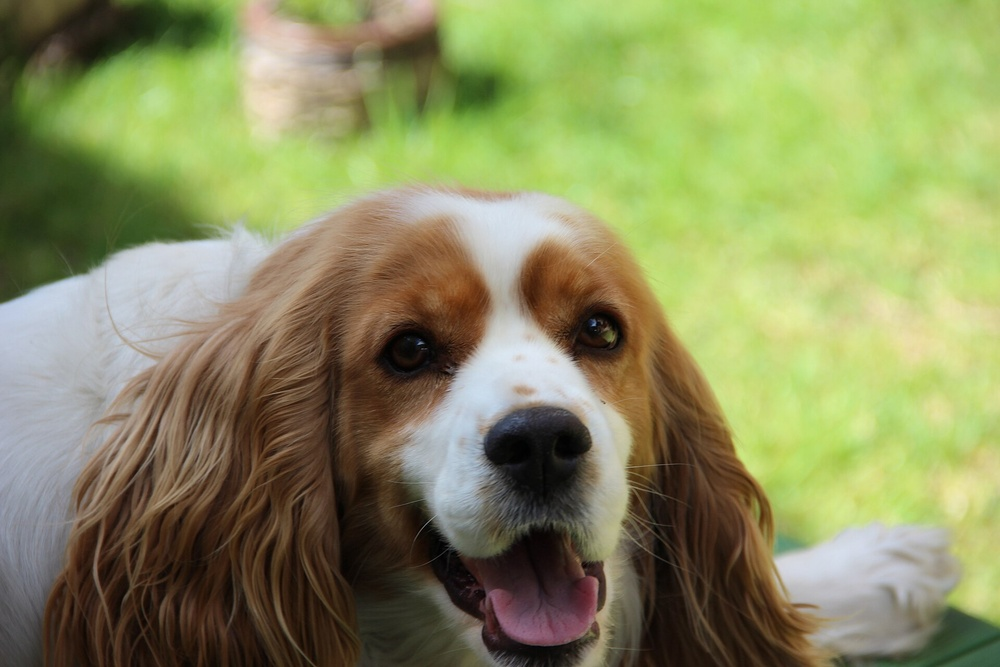
#> input picture perro_coker.jpg, 1000 x 667 px, shrunk from 1920 x 1280 before the run
$ python main.py perro_coker.jpg
#> lines starting #> are read from the running program, lines starting #| are printed output that depends on the picture; after the words box and inside, x2 and y2 are one past the last pixel; in counts of white or black regions, pixels touching at a corner belong together
#> in main, img is the input picture: shape (667, 1000, 3); mean B, G, R 94.5, 141.8, 137.6
### mejora_contraste.py
#Técnica 1: mejora de imagen - Contraste y brillo


import cv2

def ajustar_brillo_contraste(img, alpha=1.4, beta=20):
    """Ajusta el brillo y contraste de una imagen.

    Args:
        img: array NumPy BGR (uint8).
        alpha: ganancia de contraste. Valores > 1 aumentan contraste (default: 1.4).
        beta: sesgo de brillo. Valores positivos aclaran la imagen (default: 20).

    Returns:
        Array NumPy BGR (uint8) con brillo y contraste ajustados.
    """
#> called with alpha = 1.4, beta = 20
    return cv2.convertScaleAbs(img, alpha=alpha, beta=beta)
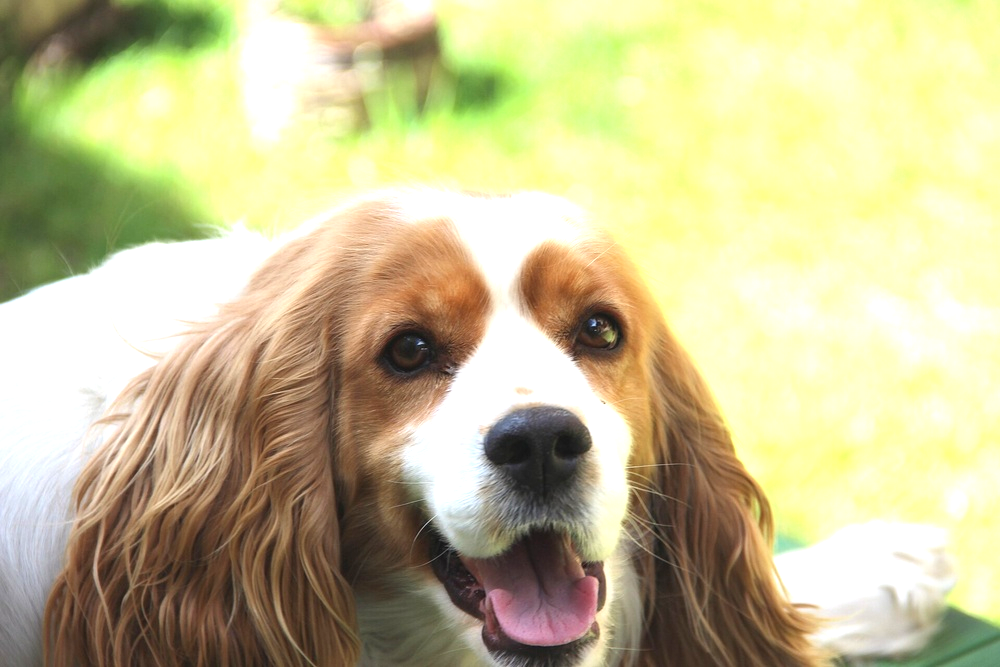
#> returned value: shape (667, 1000, 3); mean of channels 0, 1, 2 147.5, 191, 198.3; drawn as B, G, R

### transformacion_rotacion.py

# Técnica 2: Transformación de imagen - Rotación


import cv2
import numpy as np

def rotar_imagen(img, angulo):
    """Rota una imagen preservando el contenido completo.

    Args:
        img: array NumPy BGR (uint8).
        angulo: ángulo de rotación en grados (sentido antihorario).

    Returns:
        Array NumPy con la imagen rotada, sin recortar esquinas.
    """
#> called with angulo = 30
    h, w = img.shape[:2]
#> h = 667; w = 1000
    cx, cy = w / 2, h / 2
#> cx = 500; cy = 333.5

    M = cv2.getRotationMatrix2D((cx, cy), angulo, scale=1.0)

    # Calcula el bounding box rotado para no perder esquinas
    cos = abs(M[0, 0])
#> cos = 0.866
    sin = abs(M[0, 1])
#> sin = 0.5
    nuevo_w = int(h * sin + w * cos)
#> nuevo_w = 1199
    nuevo_h = int(h * cos + w * sin)
#> nuevo_h = 1077

    # Ajusta la traslación de la matriz para centrar el resultado
    M[0, 2] += (nuevo_w / 2) - cx
    M[1, 2] += (nuevo_h / 2) - cy

    return cv2.warpAffine(img, M, (nuevo_w, nuevo_h))
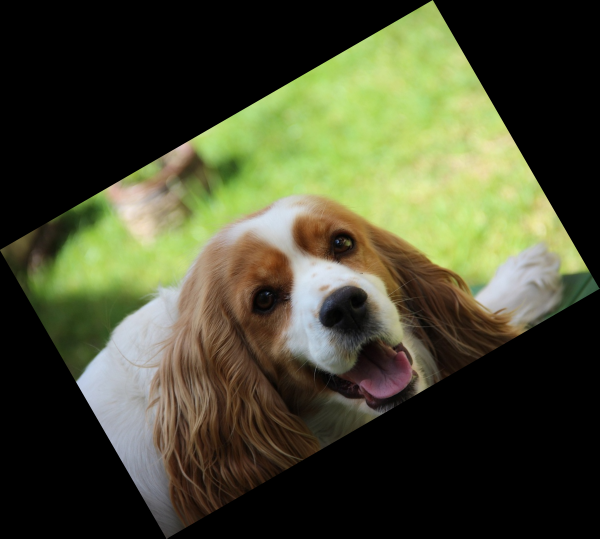
#> returned value: shape (1077, 1199, 3) (shown at 1/2 size); mean of channels 0, 1, 2 48.8, 73.3, 71.1; drawn as B, G, R

### analisis_segmentacion.py
# Técnica 3: Análisis de segmentación - Segmentación por color

import cv2
import numpy as np

def segmentar_por_color(img, bajo, alto):
    """Segmenta una imagen extrayendo píxeles dentro de un rango de color HSV.

    Args:
        img: array NumPy BGR (uint8).
        bajo: array NumPy con los valores mínimos HSV (ej. [5, 120, 120]).
        alto: array NumPy con los valores máximos HSV (ej. [20, 255, 255]).

    Returns:
        Tupla (mascara, solo_objeto):
            mascara: imagen binaria donde blanco indica píxeles en el rango.
            solo_objeto: imagen original con solo los píxeles segmentados visibles.
    """
    hsv = cv2.cvtColor(img, cv2.COLOR_BGR2HSV)
#> hsv: shape (667, 1000, 3); mean H, S, V 38.7, 104.8, 151
    mascara = cv2.inRange(hsv, bajo, alto)
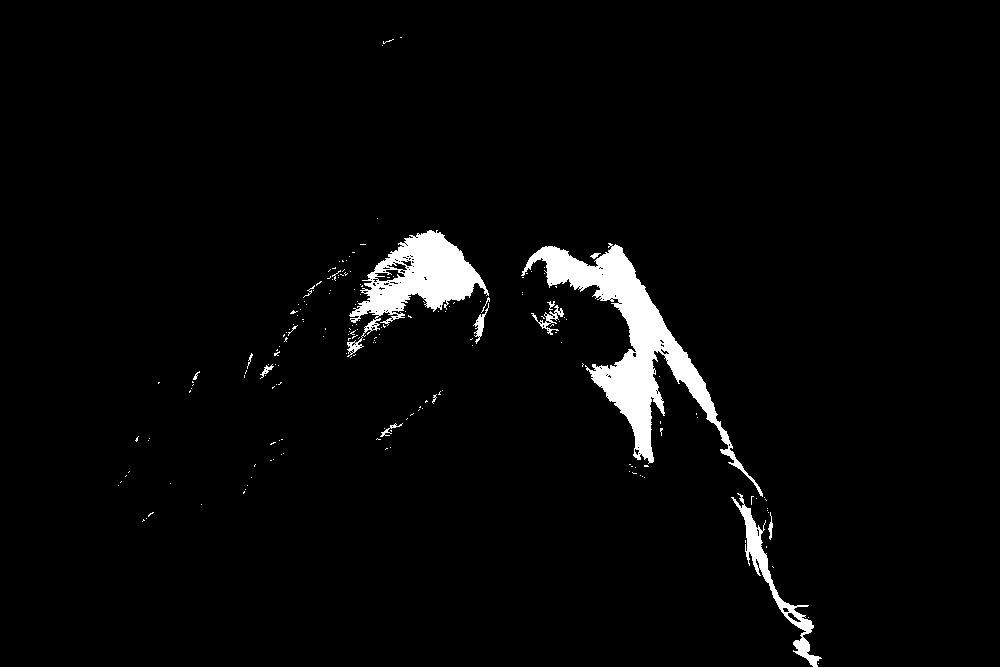
#> mascara: shape (667, 1000); 3.2% white; 192 white regions (175 under 20 px), largest, box (x1, y1, x2, y2) and area: (521, 243, 763, 497) 11543, (347, 230, 489, 357) 6413, (731, 493, 822, 667) 1992
    solo_objeto = cv2.bitwise_and(img, img, mask=mascara)
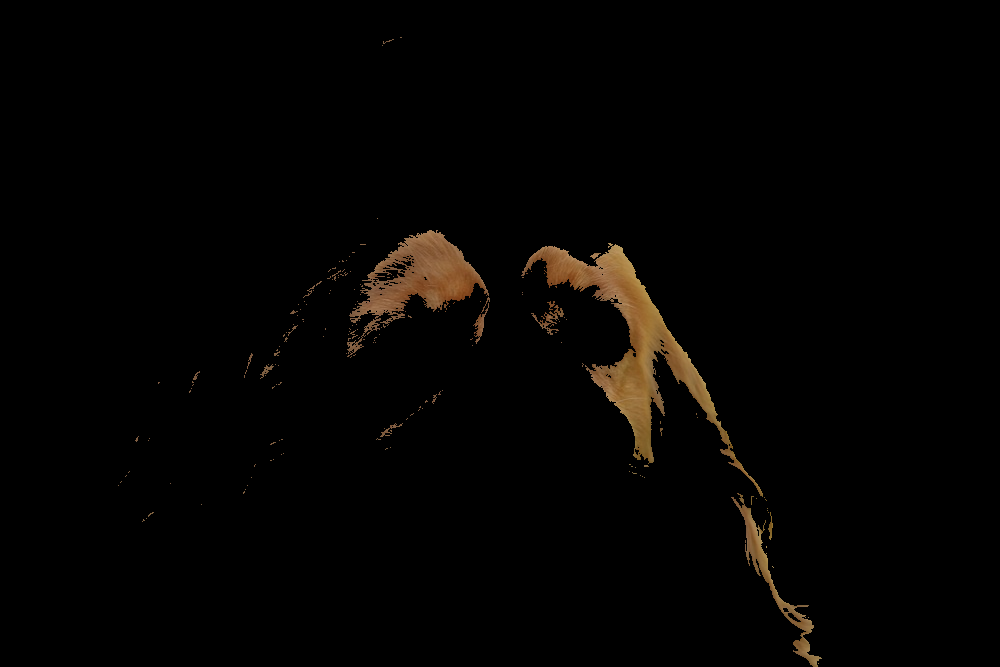
#> solo_objeto: shape (667, 1000, 3); mean B, G, R 1.8, 3.2, 4.5
    return mascara, solo_objeto

### main.py
import argparse
import cv2
import numpy as np
from mejora_contraste import ajustar_brillo_contraste
from analisis_segmentacion import segmentar_por_color
from transformacion_rotacion import rotar_imagen

def main():
    """Punto de entrada del script. Parsea argumentos y orquesta el procesamiento."""
    parser = argparse.ArgumentParser(description="Procesador de imágenes de perros")

    # Obligatorio
    parser.add_argument("imagen", help="perro_coker.jpg")

    # Mejora
    parser.add_argument("--alpha", type=float, default=1.4,
                        help="Ganancia de contraste (default: 1.4)")
    parser.add_argument("--beta", type=int, default=20,
                        help="Sesgo de brillo (default: 20)")

    # Transformación
    parser.add_argument("--angulo", type=float, default=30.0,
                        help="Ángulo de rotación en grados (default: 30)")

    # Segmentación HSV
    parser.add_argument("--hsv-bajo", type=int, nargs=3, default=[5, 120, 120],
                        metavar=("H", "S", "V"),
                        help="Rango HSV mínimo para segmentación (default: 5 120 120)")
    parser.add_argument("--hsv-alto", type=int, nargs=3, default=[20, 255, 255],
                        metavar=("H", "S", "V"),
                        help="Rango HSV máximo para segmentación (default: 20 255 255)")

    args = parser.parse_args()

    img = cv2.imread(args.imagen)

    # Técnica 1: mejora
    ajustada = ajustar_brillo_contraste(img, alpha=args.alpha, beta=args.beta)
    cv2.imwrite("resultado_brillo_contraste.png", ajustada)

    # Técnica 2: transformación
    rotada = rotar_imagen(img, args.angulo)
    cv2.imwrite("resultado_rotacion.png", rotada)

    # Técnica 3: segmentación
    bajo = np.array(args.hsv_bajo)
    alto = np.array(args.hsv_alto)
    mascara, solo_obj = segmentar_por_color(img, bajo, alto)
    cv2.imwrite("resultado_mascara_color.png", mascara)
    cv2.imwrite("resultado_segmentacion.png", solo_obj)

if __name__ == "__main__":
    main()
